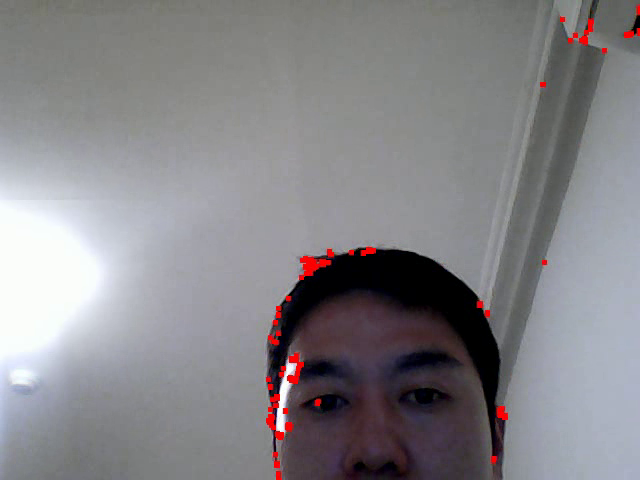
#> input picture frame 21 of 07_cornerHarris/img/people_corner_harris.mp4, 640 x 480 px, given in place of the camera
$ python c_videoCapture.py
#> lines starting #> are read from the running program, lines starting #| are printed output that depends on the picture; after the words box and inside, x2 and y2 are one past the last pixel; in counts of white or black regions, pixels touching at a corner belong together
# 해리스 검출을 이용해서 영상을 출력 해보자.
import cv2
import numpy as np

filename = 'img/people.mp4'
#
outpath = 'img/people_corner_harris.mp4'
vidcap = cv2.VideoCapture(0)

w = int(vidcap.get(cv2.CAP_PROP_FRAME_WIDTH))
h = int(vidcap.get(cv2.CAP_PROP_FRAME_HEIGHT))

fps = 30

fmt = cv2.VideoWriter_fourcc('m', 'p', '4', 'v')  # 코덱
writer = cv2.VideoWriter(outpath, fmt, fps, (w, h))  # 출력기록 파일 , 코덱 , fps, 크기

# 코너 검출

while True:
    grabbed_frame, frame = vidcap.read()
#> frame is the input picture: shape (480, 640, 3); mean B, G, R 135.9, 132.2, 134
    if frame is None:
        break

    gray = cv2.cvtColor(frame, cv2.COLOR_BGR2GRAY)
    gray = np.float32(gray)

    dst = cv2.cornerHarris(gray, 2, 3, 0.05)

    dst = cv2.dilate(dst, None, iterations=2)
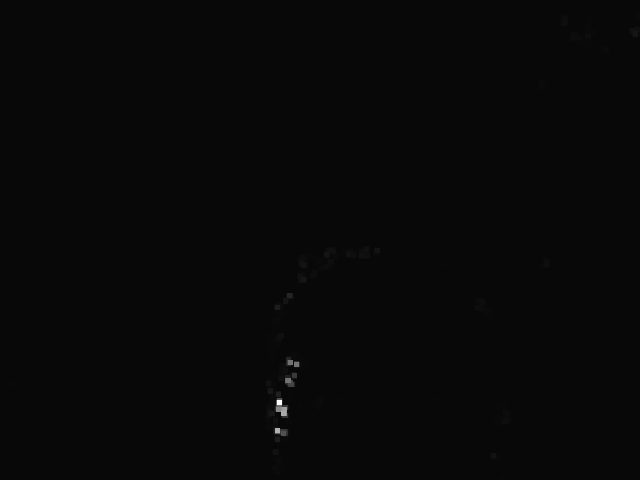
#> dst: shape (480, 640) float32; min -2021939.8, max 55764800, mean 44682.6; drawn with min black and max white
    frame[dst > 0.01 * dst.max()] = [0, 0, 255]
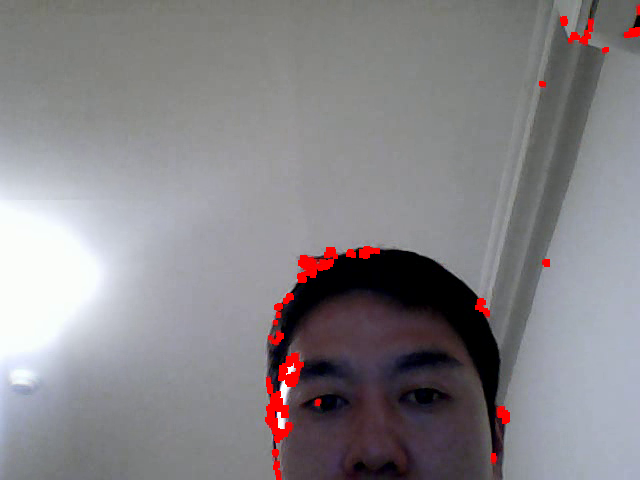
#> frame: shape (480, 640, 3); 0.85% of pixels changed, all inside (x1, y1, x2, y2) = (265, 16, 640, 475)

    frame = cv2.resize(frame, (w, h))  # 영상 사이즈 재정의 하지 않으면 출력
    writer.write(frame)

    cv2.imshow('Frame', frame)
    key = cv2.waitKey(5)
#> (key Esc is pressed here)
    if key == 27:
        break

vidcap.release()
writer.release()

$ run again, starting later in the video
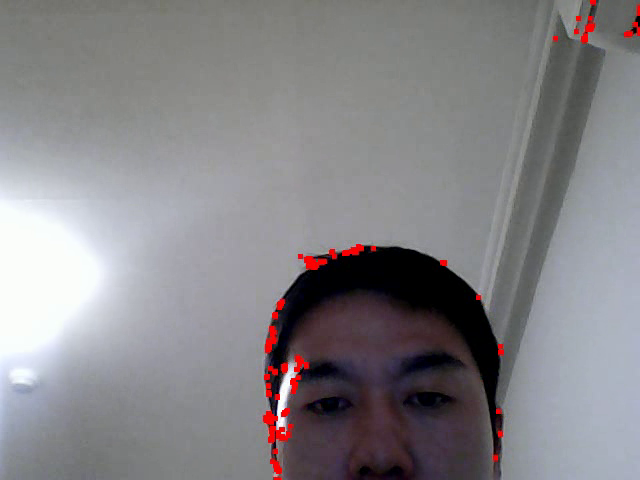
#> input picture frame 95 of 07_cornerHarris/img/people_corner_harris.mp4, 640 x 480 px, given in place of the camera
#> frame is the input picture: shape (480, 640, 3); mean B, G, R 135.1, 131.7, 133.7
#> `frame[dst > 0.01 * dst.max()] = [0, 0, 255]`:
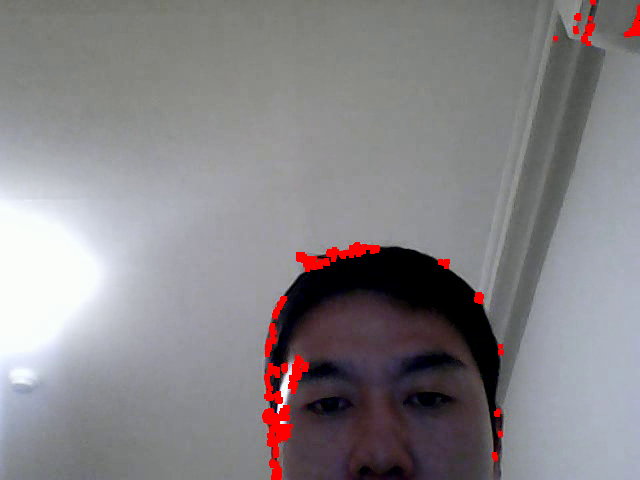
#> frame: shape (480, 640, 3); 0.9% of pixels changed, all inside (x1, y1, x2, y2) = (262, 13, 640, 480)

$ run again, starting later in the video
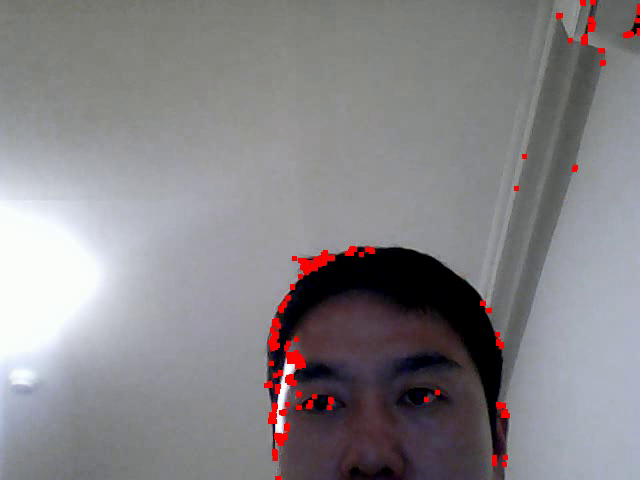
#> input picture frame 169 of 07_cornerHarris/img/people_corner_harris.mp4, 640 x 480 px, given in place of the camera
#> frame is the input picture: shape (480, 640, 3); mean B, G, R 135.1, 131.6, 134.4
#> `frame[dst > 0.01 * dst.max()] = [0, 0, 255]`:
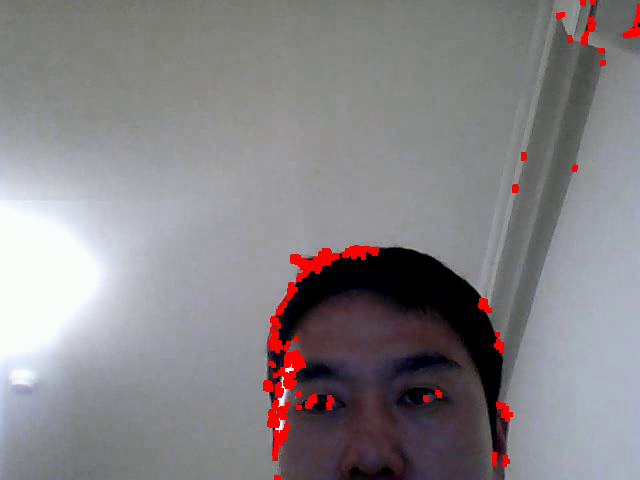
#> frame: shape (480, 640, 3); 0.92% of pixels changed, all inside (x1, y1, x2, y2) = (263, 12, 640, 480)
